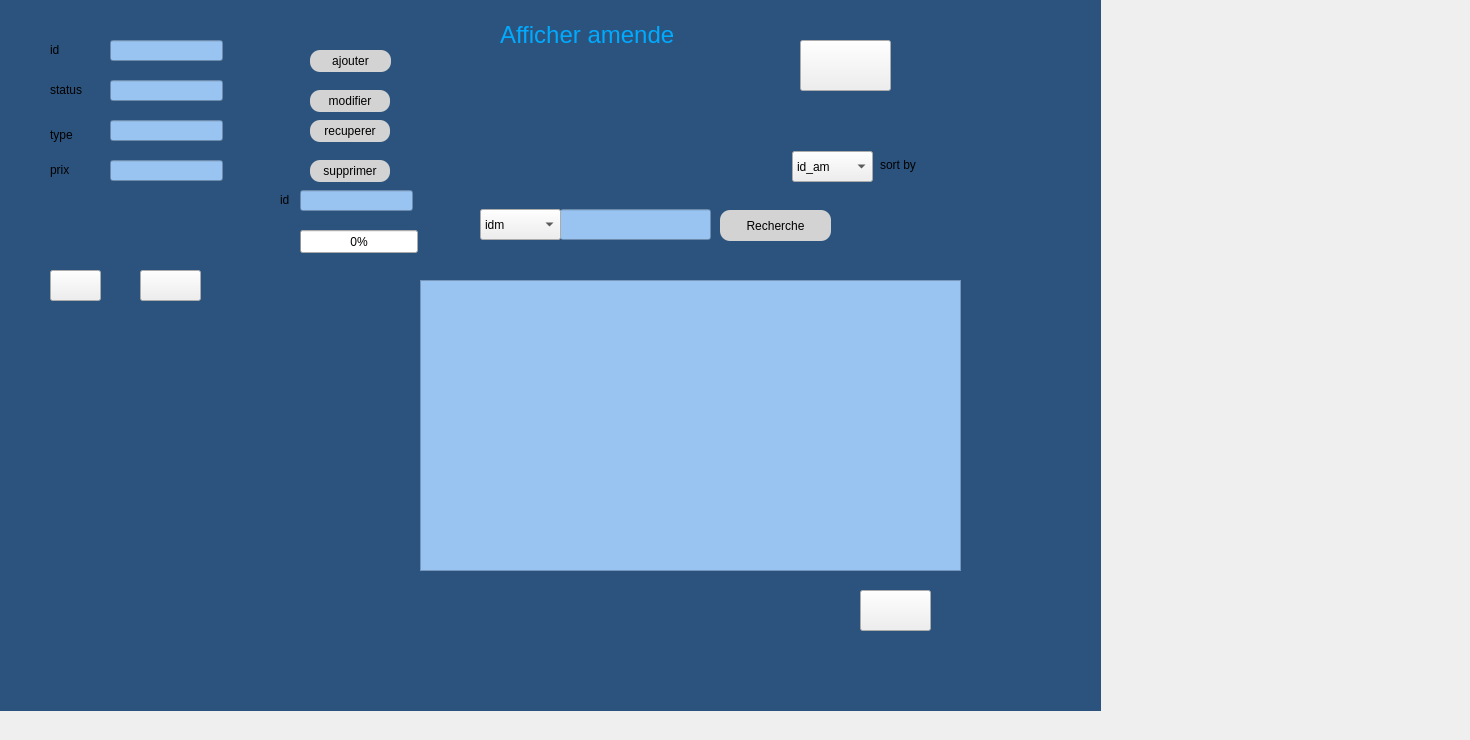
    <widget class="QWidget" name="stackedWidgetPage3">
     <widget class="QLabel" name="label_6">
      <property name="geometry">
       <rect>
        <x>50</x>
        <y>40</y>
        <width>51</width>
        <height>21</height>
       </rect>
      </property>
      <property name="text">
       <string>&lt;html&gt;&lt;head/&gt;&lt;body&gt;&lt;p&gt;&lt;span style=&quot; font-size:9pt;&quot;&gt;id&lt;/span&gt;&lt;/p&gt;&lt;/body&gt;&lt;/html&gt;</string>
      </property>
     </widget>
     <widget class="QLabel" name="label_7">
      <property name="geometry">
       <rect>
        <x>50</x>
        <y>80</y>
        <width>51</width>
        <height>21</height>
       </rect>
      </property>
      <property name="text">
       <string>&lt;html&gt;&lt;head/&gt;&lt;body&gt;&lt;p&gt;&lt;span style=&quot; font-size:9pt;&quot;&gt;status&lt;/span&gt;&lt;/p&gt;&lt;/body&gt;&lt;/html&gt;</string>
      </property>
     </widget>
     <widget class="QLabel" name="label_8">
      <property name="geometry">
       <rect>
        <x>50</x>
        <y>120</y>
        <width>61</width>
        <height>31</height>
       </rect>
      </property>
      <property name="text">
       <string>&lt;html&gt;&lt;head/&gt;&lt;body&gt;&lt;p&gt;&lt;span style=&quot; font-size:9pt;&quot;&gt;type&lt;/span&gt;&lt;/p&gt;&lt;/body&gt;&lt;/html&gt;</string>
      </property>
     </widget>
     <widget class="QLabel" name="label_9">
      <property name="geometry">
       <rect>
        <x>50</x>
        <y>160</y>
        <width>61</width>
        <height>21</height>
       </rect>
      </property>
      <property name="text">
       <string>&lt;html&gt;&lt;head/&gt;&lt;body&gt;&lt;p&gt;&lt;span style=&quot; font-size:9pt;&quot;&gt;prix&lt;/span&gt;&lt;/p&gt;&lt;/body&gt;&lt;/html&gt;</string>
      </property>
     </widget>
     <widget class="QLineEdit" name="le_idm">
      <property name="geometry">
       <rect>
        <x>110</x>
        <y>40</y>
        <width>113</width>
        <height>21</height>
       </rect>
      </property>
      <property name="styleSheet">
       <string notr="true">background:rgb(153, 196, 242)</string>
      </property>
     </widget>
     <widget class="QLineEdit" name="le_status">
      <property name="geometry">
       <rect>
        <x>110</x>
        <y>80</y>
        <width>113</width>
        <height>21</height>
       </rect>
      </property>
      <property name="styleSheet">
       <string notr="true">background:rgb(153, 196, 242)</string>
      </property>
     </widget>
     <widget class="QLineEdit" name="le_type">
      <property name="geometry">
       <rect>
        <x>110</x>
        <y>120</y>
        <width>113</width>
        <height>21</height>
       </rect>
      </property>
      <property name="styleSheet">
       <string notr="true">background:rgb(153, 196, 242)</string>
      </property>
     </widget>
     <widget class="QLineEdit" name="le_prix">
      <property name="geometry">
       <rect>
        <x>110</x>
        <y>160</y>
        <width>113</width>
        <height>21</height>
       </rect>
      </property>
      <property name="styleSheet">
       <string notr="true">background:rgb(153, 196, 242)</string>
      </property>
     </widget>
     <widget class="QPushButton" name="pb_ajouter2">
      <property name="geometry">
       <rect>
        <x>310</x>
        <y>50</y>
        <width>81</width>
        <height>22</height>
       </rect>
      </property>
      <property name="styleSheet">
       <string notr="true">QPushButton{
border: 0px ;
border-radius: 10px;
background:rgb(211, 211, 211)
}
QPushButton:hover {
     background: #434343;
letter-spacing: 1px;
-webkit-box-shadow: 0px 5px 40px -10px rgba(0,0,0,0.57);
-moz-box-shadow: 0px 5px 40px -10px rgba(0,0,0,0.57);
box-shadow: 5px 40px -10px rgba(0,0,0,0.57);
transition: all 0.4s ease 0s;
color:white;
 }




QPushButton::pressed
{
    background-color: #282828;

}</string>
      </property>
      <property name="text">
       <string>ajouter</string>
      </property>
     </widget>
     <widget class="QTableView" name="tab_amende_2">
      <property name="geometry">
       <rect>
        <x>420</x>
        <y>280</y>
        <width>541</width>
        <height>291</height>
       </rect>
      </property>
      <property name="styleSheet">
       <string notr="true">background:rgb(153, 196, 242)</string>
      </property>
     </widget>
     <widget class="QLineEdit" name="le_idm_supp">
      <property name="geometry">
       <rect>
        <x>300</x>
        <y>190</y>
        <width>113</width>
        <height>21</height>
       </rect>
      </property>
      <property name="styleSheet">
       <string notr="true">background:rgb(153, 196, 242)</string>
      </property>
     </widget>
     <widget class="QPushButton" name="pb_supprimer_1">
      <property name="geometry">
       <rect>
        <x>310</x>
        <y>160</y>
        <width>80</width>
        <height>22</height>
       </rect>
      </property>
      <property name="styleSheet">
       <string notr="true">QPushButton{
border: 0px ;
border-radius: 10px;
background:rgb(211, 211, 211)
}
QPushButton:hover {
     background: #434343;
letter-spacing: 1px;
-webkit-box-shadow: 0px 5px 40px -10px rgba(0,0,0,0.57);
-moz-box-shadow: 0px 5px 40px -10px rgba(0,0,0,0.57);
box-shadow: 5px 40px -10px rgba(0,0,0,0.57);
transition: all 0.4s ease 0s;
color:white;
 }




QPushButton::pressed
{
    background-color: #282828;

}</string>
      </property>
      <property name="text">
       <string>supprimer</string>
      </property>
     </widget>
     <widget class="QLabel" name="label_10">
      <property name="geometry">
       <rect>
        <x>280</x>
        <y>190</y>
        <width>47</width>
        <height>21</height>
       </rect>
      </property>
      <property name="text">
       <string>&lt;html&gt;&lt;head/&gt;&lt;body&gt;&lt;p&gt;&lt;span style=&quot; font-size:9pt;&quot;&gt;id&lt;/span&gt;&lt;/p&gt;&lt;/body&gt;&lt;/html&gt;</string>
      </property>
     </widget>
     <widget class="QLabel" name="label_14">
      <property name="geometry">
       <rect>
        <x>500</x>
        <y>20</y>
        <width>201</width>
        <height>31</height>
       </rect>
      </property>
      <property name="styleSheet">
       <string notr="true">color:rgb(0, 170, 255)</string>
      </property>
      <property name="text">
       <string>&lt;html&gt;&lt;head/&gt;&lt;body&gt;&lt;p&gt;&lt;span style=&quot; font-size:18pt;&quot;&gt;Afficher amende&lt;/span&gt;&lt;/p&gt;&lt;/body&gt;&lt;/html&gt;</string>
      </property>
     </widget>
     <widget class="QPushButton" name="pushButton_2">
      <property name="geometry">
       <rect>
        <x>310</x>
        <y>120</y>
        <width>80</width>
        <height>22</height>
       </rect>
      </property>
      <property name="styleSheet">
       <string notr="true">QPushButton{
border: 0px ;
border-radius: 10px;
background:rgb(211, 211, 211)
}
QPushButton:hover {
     background: #434343;
letter-spacing: 1px;
-webkit-box-shadow: 0px 5px 40px -10px rgba(0,0,0,0.57);
-moz-box-shadow: 0px 5px 40px -10px rgba(0,0,0,0.57);
box-shadow: 5px 40px -10px rgba(0,0,0,0.57);
transition: all 0.4s ease 0s;
color:white;
 }




QPushButton::pressed
{
    background-color: #282828;

}</string>
      </property>
      <property name="text">
       <string>recuperer</string>
      </property>
     </widget>
     <widget class="QPushButton" name="pushButton_3">
      <property name="geometry">
       <rect>
        <x>310</x>
        <y>90</y>
        <width>80</width>
        <height>22</height>
       </rect>
      </property>
      <property name="styleSheet">
       <string notr="true">QPushButton{
border: 0px ;
border-radius: 10px;
background:rgb(211, 211, 211)
}
QPushButton:hover {
     background: #434343;
letter-spacing: 1px;
-webkit-box-shadow: 0px 5px 40px -10px rgba(0,0,0,0.57);
-moz-box-shadow: 0px 5px 40px -10px rgba(0,0,0,0.57);
box-shadow: 5px 40px -10px rgba(0,0,0,0.57);
transition: all 0.4s ease 0s;
color:white;
 }




QPushButton::pressed
{
    background-color: #282828;

}</string>
      </property>
      <property name="text">
       <string>modifier</string>
      </property>
     </widget>
     <widget class="QPushButton" name="recherche1">
      <property name="geometry">
       <rect>
        <x>720</x>
        <y>210</y>
        <width>111</width>
        <height>31</height>
       </rect>
      </property>
      <property name="styleSheet">
       <string notr="true">QPushButton{
border: 0px ;
border-radius: 10px;
background:rgb(211, 211, 211)
}
QPushButton:hover {
     background: #434343;
letter-spacing: 1px;
-webkit-box-shadow: 0px 5px 40px -10px rgba(0,0,0,0.57);
-moz-box-shadow: 0px 5px 40px -10px rgba(0,0,0,0.57);
box-shadow: 5px 40px -10px rgba(0,0,0,0.57);
transition: all 0.4s ease 0s;
color:white;
 }




QPushButton::pressed
{
    background-color: #282828;

}</string>
      </property>
      <property name="text">
       <string>Recherche</string>
      </property>
     </widget>
     <widget class="QLineEdit" name="le_recherche1">
      <property name="geometry">
       <rect>
        <x>560</x>
        <y>209</y>
        <width>151</width>
        <height>31</height>
       </rect>
      </property>
      <property name="styleSheet">
       <string notr="true">background:rgb(153, 196, 242)</string>
      </property>
     </widget>
     <widget class="QComboBox" name="trie_2">
      <property name="geometry">
       <rect>
        <x>792</x>
        <y>151</y>
        <width>81</width>
        <height>31</height>
       </rect>
      </property>
      <item>
       <property name="text">
        <string>id_am</string>
       </property>
      </item>
      <item>
       <property name="text">
        <string>status</string>
       </property>
      </item>
      <item>
       <property name="text">
        <string>type</string>
       </property>
      </item>
      <item>
       <property name="text">
        <string>prix_am</string>
       </property>
      </item>
     </widget>
     <widget class="QComboBox" name="rechercher_2">
      <property name="geometry">
       <rect>
        <x>480</x>
        <y>209</y>
        <width>81</width>
        <height>31</height>
       </rect>
      </property>
      <item>
       <property name="text">
        <string>idm</string>
       </property>
      </item>
      <item>
       <property name="text">
        <string>status</string>
       </property>
      </item>
      <item>
       <property name="text">
        <string>type</string>
       </property>
      </item>
      <item>
       <property name="text">
        <string>prix_am</string>
       </property>
      </item>
     </widget>
     <widget class="QLabel" name="label_15">
      <property name="geometry">
       <rect>
        <x>880</x>
        <y>150</y>
        <width>61</width>
        <height>31</height>
       </rect>
      </property>
      <property name="text">
       <string>&lt;html&gt;&lt;head/&gt;&lt;body&gt;&lt;p&gt;&lt;span style=&quot; font-size:9pt;&quot;&gt;sort by&lt;/span&gt;&lt;/p&gt;&lt;/body&gt;&lt;/html&gt;</string>
      </property>
     </widget>
     <widget class="QLabel" name="label_18">
      <property name="geometry">
       <rect>
        <x>-360</x>
        <y>-20</y>
        <width>1461</width>
        <height>731</height>
       </rect>
      </property>
      <property name="styleSheet">
       <string notr="true">background:rgb(44, 83, 125)</string>
      </property>
      <property name="text">
       <string/>
      </property>
     </widget>
     <widget class="QPushButton" name="pushButton_excel1_pa_2">
      <property name="geometry">
       <rect>
        <x>140</x>
        <y>270</y>
        <width>61</width>
        <height>31</height>
       </rect>
      </property>
      <property name="styleSheet">
       <string notr="true">border-image:url(:/img/img/butttexcel.png)</string>
      </property>
      <property name="text">
       <string/>
      </property>
     </widget>
     <widget class="QPushButton" name="pushButton_pd1_pa_2">
      <property name="geometry">
       <rect>
        <x>50</x>
        <y>270</y>
        <width>51</width>
        <height>31</height>
       </rect>
      </property>
      <property name="styleSheet">
       <string notr="true">border-image:url(:/img/img/Metro-Sd-Blue.ico)</string>
      </property>
      <property name="text">
       <string/>
      </property>
     </widget>
     <widget class="QPushButton" name="pa_pushButton_5">
      <property name="geometry">
       <rect>
        <x>800</x>
        <y>40</y>
        <width>91</width>
        <height>51</height>
       </rect>
      </property>
      <property name="styleSheet">
       <string notr="true">border-image:url(:/img/img/satistique.png)</string>
      </property>
      <property name="text">
       <string/>
      </property>
     </widget>
     <widget class="QPushButton" name="pa_pushButton_104">
      <property name="geometry">
       <rect>
        <x>860</x>
        <y>590</y>
        <width>71</width>
        <height>41</height>
       </rect>
      </property>
      <property name="styleSheet">
       <string notr="true">border-image:url(:/img/img/butretour.png)</string>
      </property>
      <property name="text">
       <string/>
      </property>
     </widget>
     <widget class="QProgressBar" name="progressBar101">
      <property name="geometry">
       <rect>
        <x>300</x>
        <y>230</y>
        <width>118</width>
        <height>23</height>
       </rect>
      </property>
      <property name="value">
       <number>0</number>
      </property>
     </widget>
     <zorder>label_18</zorder>
     <zorder>label_6</zorder>
     <zorder>label_7</zorder>
     <zorder>label_8</zorder>
     <zorder>label_9</zorder>
     <zorder>le_idm</zorder>
     <zorder>le_status</zorder>
     <zorder>le_type</zorder>
     <zorder>le_prix</zorder>
     <zorder>pb_ajouter2</zorder>
     <zorder>tab_amende_2</zorder>
     <zorder>le_idm_supp</zorder>
     <zorder>pb_supprimer_1</zorder>
     <zorder>label_10</zorder>
     <zorder>label_14</zorder>
     <zorder>pushButton_2</zorder>
     <zorder>pushButton_3</zorder>
     <zorder>recherche1</zorder>
     <zorder>le_recherche1</zorder>
     <zorder>trie_2</zorder>
     <zorder>rechercher_2</zorder>
     <zorder>label_15</zorder>
     <zorder>pushButton_excel1_pa_2</zorder>
     <zorder>pushButton_pd1_pa_2</zorder>
     <zorder>pa_pushButton_5</zorder>
     <zorder>pa_pushButton_104</zorder>
     <zorder>progressBar101</zorder>
    </widget>
